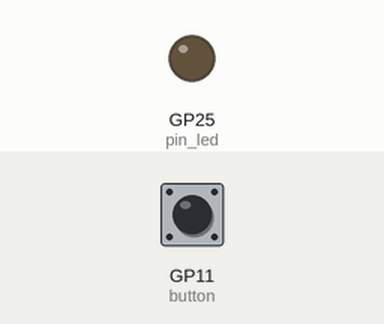
Simulated run of this program. Board: Raspberry Pi Pico running MicroPython. On the bench: output pins drawn as LEDs (lit = HIGH). Inputs (shaded band) come from the test bench; at power-on: GP11 (button) HIGH.

Above: at 1.2 s.
1.3 s: GP11 (button) pulled LOW for 0.15 s
At 1.43 s:
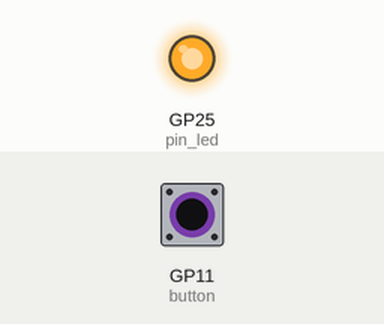
3.0 s: GP11 (button) pulled LOW for 1 s
At 5.5 s:
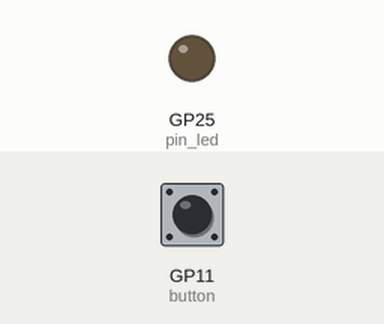
6.3 s: GP11 (button) pulled LOW for 3.2 s
At 7.6 s:
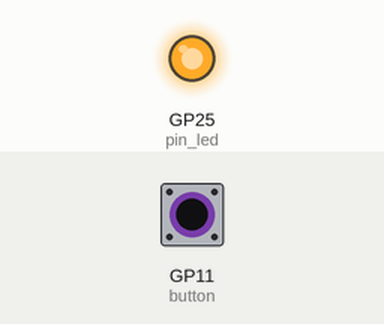
Timing chart, 0 to 14.1 s (numbered marks = the images above; inputs shaded):
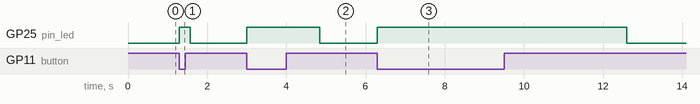

The program:

buttonled1.py
```python
import machine
from time import sleep
button=machine.Pin(11,machine.Pin.IN,machine.Pin.PULL_UP)
pin_led=machine.Pin(25,machine.Pin.OUT)
x=1
while True:
    if button.value()==0:
        x+=x
        for i in range(x):
            pin_led.on()
    else:
        pin_led.off()
```

Measured:
- after the input at 1.3 s, GP25 (pin_led): LOW → HIGH at once, → LOW 0.27 s later
- after the input at 3.0 s, GP25 (pin_led): LOW → HIGH at once, → LOW 1.8 s later
- after the input at 6.3 s, GP25 (pin_led): LOW → HIGH at once, → LOW 6.3 s later
